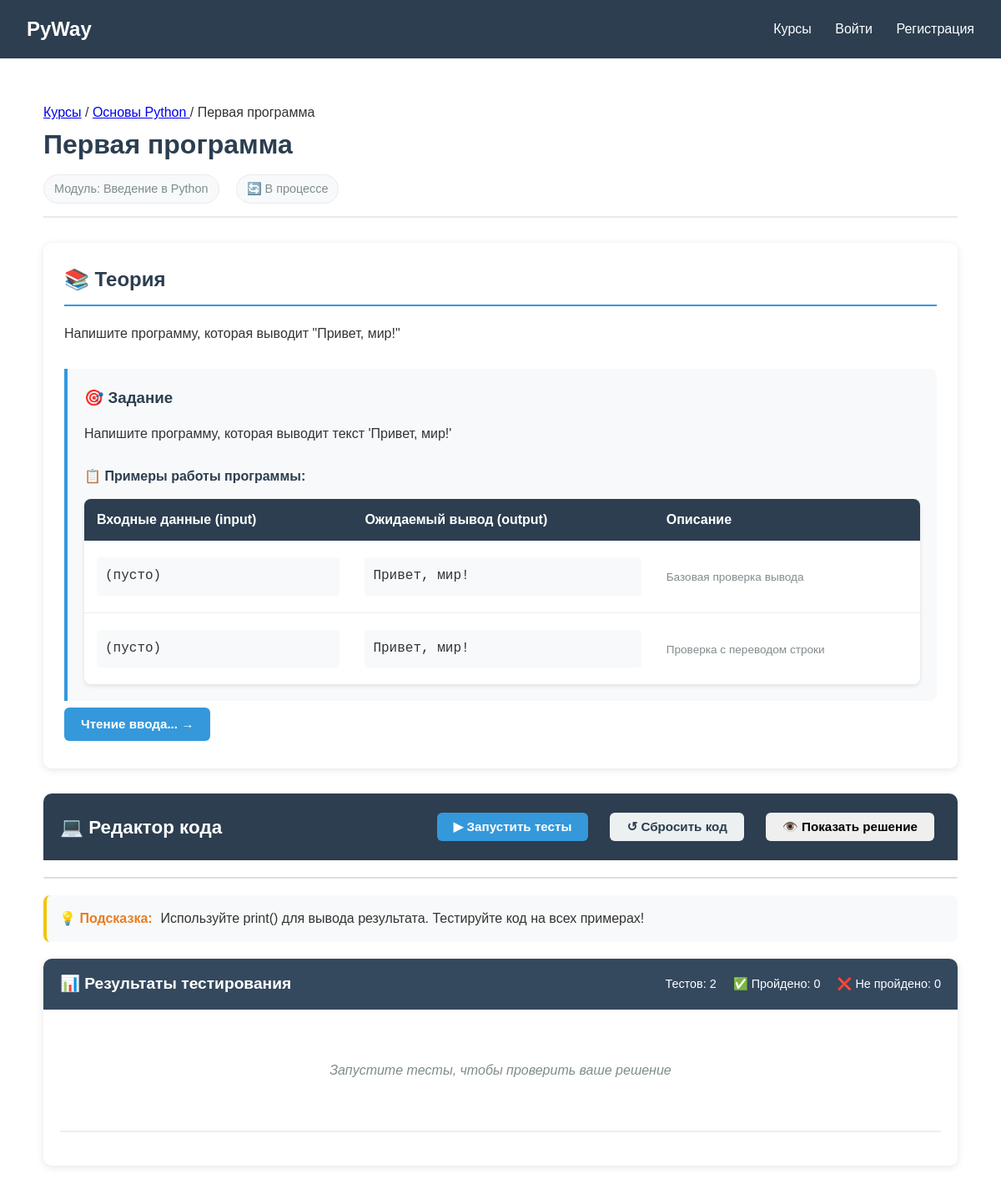
The app's page /lesson/1 (signed in) with its own data.
### tables this page shows
CREATE TABLE courses (
            id INTEGER PRIMARY KEY AUTOINCREMENT,
            title VARCHAR(100) NOT NULL,
            description TEXT,
            difficulty_level VARCHAR(20) DEFAULT 'beginner',
            order_index INTEGER DEFAULT 0,
            is_active BOOLEAN DEFAULT TRUE,
            created_at DATETIME DEFAULT CURRENT_TIMESTAMP
        );

CREATE TABLE lessons (
            id INTEGER PRIMARY KEY AUTOINCREMENT,
            module_id INTEGER NOT NULL,
            title VARCHAR(100) NOT NULL,
            content TEXT NOT NULL,
            order_index INTEGER DEFAULT 0,
            lesson_type VARCHAR(20) DEFAULT 'theory',
            expected_output TEXT,
            hints TEXT,
            created_at DATETIME DEFAULT CURRENT_TIMESTAMP,
            FOREIGN KEY (module_id) REFERENCES modules (id) ON DELETE CASCADE
        );

CREATE TABLE modules (
            id INTEGER PRIMARY KEY AUTOINCREMENT,
            course_id INTEGER NOT NULL,
            title VARCHAR(100) NOT NULL,
            description TEXT,
            order_index INTEGER DEFAULT 0,
            created_at DATETIME DEFAULT CURRENT_TIMESTAMP,
            FOREIGN KEY (course_id) REFERENCES courses (id) ON DELETE CASCADE
        );

CREATE TABLE exercises (
            id INTEGER PRIMARY KEY AUTOINCREMENT,
            lesson_id INTEGER NOT NULL,
            question TEXT NOT NULL,
            starter_code TEXT,
            solution_code TEXT NOT NULL,
            test_cases TEXT,
            difficulty VARCHAR(20) DEFAULT 'easy',
            created_at DATETIME DEFAULT CURRENT_TIMESTAMP,
            FOREIGN KEY (lesson_id) REFERENCES lessons (id) ON DELETE CASCADE
        );

### main.py (the view)
@app.route('/lesson/<int:lesson_id>')
@login_required
def lesson(lesson_id):
    lesson_data = get_lesson(lesson_id)
    if not lesson_data:
        flash('Урок не найден.', 'error')
        return redirect(url_for('courses'))
    conn = get_db_connection()
    module = conn.execute('SELECT * FROM modules WHERE id = ?',
                         (lesson_data['module_id'],)).fetchone()
    course = conn.execute('SELECT * FROM courses WHERE id = ?',
                         (module['course_id'],)).fetchone()
    exercise = get_exercise_for_lesson(lesson_id)
    conn.close()
    conn = get_db_connection()
    progress = conn.execute('''
        SELECT completed FROM user_progress
        WHERE user_id = ? AND lesson_id = ?
    ''', (session['user_id'], lesson_id)).fetchone()
    conn.close()
    lesson_completed = bool(progress and progress['completed'])
    if not exercise:
        test_cases = [
            {
                "input": "",
                "output": "Пример вывода",
                "description": "Тестовый пример"
            }
        ]
        starter_code = "# Этот урок пока не имеет задания\n# Скоро здесь появится упражнение!"
        question = "Задание для этого урока находится в разработке"
    else:
        test_cases = exercise.get('test_cases', [])
        starter_code = exercise.get('starter_code', '')
        question = exercise.get('question', '')
    conn = get_db_connection()
    next_lesson = conn.execute('''
        SELECT id, title FROM lessons
        WHERE module_id = ? AND order_index > ?
        ORDER BY order_index LIMIT 1
    ''', (lesson_data['module_id'], lesson_data['order_index'])).fetchone()
    prev_lesson = conn.execute('''
        SELECT id, title FROM lessons
        WHERE module_id = ? AND order_index < ?
        ORDER BY order_index DESC LIMIT 1
    ''', (lesson_data['module_id'], lesson_data['order_index'])).fetchone()
    conn.close()
    return render_template('lesson.html',
                         lesson=lesson_data,
                         module_title=module['title'],
                         course_title=course['title'],
                         lesson_completed=lesson_completed,
                         test_cases=test_cases,
                         starter_code=starter_code,
                         question=question,
                         next_lesson=next_lesson,
                         prev_lesson=prev_lesson)

### db/db.py (called while the page is built)
def get_db_connection():
    conn = sqlite3.connect(DATABASE_PATH, check_same_thread=False)
    conn.row_factory = sqlite3.Row
    return conn

def get_lesson(lesson_id):
    conn = get_db_connection()
    lesson = conn.execute('SELECT * FROM lessons WHERE id = ?', (lesson_id,)).fetchone()
    conn.close()
    return lesson

def get_exercise_for_lesson(lesson_id):
    conn = get_db_connection()
    exercise = conn.execute('''
        SELECT * FROM exercises
        WHERE lesson_id = ?
    ''', (lesson_id,)).fetchone()
    if not exercise:
        conn.close()
        return None
    import json
    test_cases = []
    if exercise['test_cases']:
        try:
            test_cases = json.loads(exercise['test_cases'])
        except:
            test_cases = []
    result = dict(exercise)
    result['test_cases'] = test_cases
    result['parsed_test_cases'] = test_cases
    conn.close()
    return result

### main.py (called while the page is built)
def login_required(f):
    from functools import wraps
    @wraps(f)
    def decorated_function(*args, **kwargs):
        if 'user_id' not in session:
            flash('Для доступа к этой странице необходимо войти в систему.', 'error')
            return redirect(url_for('login'))
        return f(*args, **kwargs)
    return decorated_function

### templates/lesson.html (shortened to what this page needs)
{% extends "base.html" %}
{% block content %}
<div class="lesson-container">
    <div class="lesson-header">
        <div class="breadcrumbs">
            <a href="{{ url_for('courses') }}">Курсы</a> /
            <a href="{{ url_for('course_detail', course_id=course.id if course else 1) }}">
                {{ course_title }}
            </a> /
            <span>{{ lesson.title }}</span>
        </div>
        <h1>{{ lesson.title }}</h1>
        <div class="lesson-meta">
            <span class="module-badge">Модуль: {{ module_title }}</span>
            <span class="progress-status">
                {% if lesson_completed %}✅ Пройдено{% else %}🔄 В процессе{% endif %}
            </span>
        </div>
    </div>
    <div class="lesson-layout">
        <div class="theory-section">
            <div class="theory-content">
                <h2>📚 Теория</h2>
                <div class="theory-text">
                    {{ lesson.content|safe }}
                </div>
                <div class="assignment">
                    <h3>🎯 Задание</h3>
                    <div class="assignment-description">
                        {{ question|default("Напишите код для решения задачи") }}
                    </div>
                    {% if test_cases %}
                    <div class="examples">
                        <h4>📋 Примеры работы программы:</h4>
                        <table class="examples-table">
                            <thead>
                                <tr>
                                    <th>Входные данные (input)</th>
                                    <th>Ожидаемый вывод (output)</th>
                                    <th>Описание</th>
                                </tr>
                            </thead>
                            <tbody id="test-cases-list">
                                {% for test in test_cases %}
                                <tr>
                                    <td>
                                        <div class="test-case-input">
                                            {{ test.input|replace('\n', '<br>')|safe if test.input else "(пусто)" }}
                                        </div>
                                    </td>
                                    <td>
                                        <div class="test-case-output">
                                            {{ test.output }}
                                        </div>
                                    </td>
                                    <td>
                                        <small>{{ test.description|default("Тест " ~ loop.index) }}</small>
                                    </td>
                                </tr>
                                {% endfor %}
                            </tbody>
                        </table>
                    </div>
                    {% endif %}
                </div>
                <div class="lesson-navigation">
                    {% if next_lesson %}
                    <a href="{{ url_for('lesson', lesson_id=next_lesson.id) }}" class="btn btn-primary" style="margin-left: auto;">
                        {{ next_lesson.title[:30] }}... →
                    </a>
                    {% else %}
                    <a href="{{ url_for('courses') }}" class="btn btn-primary" style="margin-left: auto;">
                        Завершить модуль
                    </a>
                    {% endif %}
                </div>
            </div>
        </div>
        <div class="editor-section">
            <div class="editor-header">
                <h2>💻 Редактор кода</h2>
                <div class="editor-controls">
                    <button id="run-btn" class="btn btn-primary">
                        ▶ Запустить тесты
                    </button>
                    <button id="reset-btn" class="btn btn-secondary">
                        ↺ Сбросить код
                    </button>
                    <button id="show-solution-btn" class="btn btn-outline">
                        👁️ Показать решение
                    </button>
                </div>
            </div>
            <div id="code-editor"></div>
            <div class="editor-footer">
                <div class="hint-box">
                    <strong>💡 Подсказка:</strong>
                    <span id="hint-text">
                        {% if lesson.hints %}{{ lesson.hints }}{% else %}
                        Используйте print() для вывода результата. Тестируйте код на всех примерах!
                        {% endif %}
                    </span>
                </div>
            </div>
            <div class="console-section">
                <div class="console-header">
                    <h3>📊 Результаты тестирования</h3>
                    <div class="console-stats">
                        <span id="test-count">Тестов: {{ test_cases|length }}</span>
                        <span id="passed-count">✅ Пройдено: 0</span>
                        <span id="failed-count">❌ Не пройдено: 0</span>
                    </div>
                </div>
                <div class="console-output">
                    <div id="test-results">
                        <div class="empty-results">
                            <p>Запустите тесты, чтобы проверить ваше решение</p>
                        </div>
                    </div>
                    <div class="execution-info">
                    </div>
                </div>
            </div>
        </div>
    </div>
</div>
<link rel="stylesheet" href="https://cdnjs.cloudflare.com/ajax/libs/codemirror/5.65.5/codemirror.min.css">
<link rel="stylesheet" href="https://cdnjs.cloudflare.com/ajax/libs/codemirror/5.65.5/theme/dracula.min.css">
<link rel="stylesheet" href="{{ url_for('static', filename='css/editor.css') }}">
{% endblock %}

### templates/base.html (shortened to what this page needs)
<!DOCTYPE html>
<html lang="ru">
<head>
    <link rel="stylesheet" href="{{ url_for('static', filename='style.css') }}">
</head>
<body>
    <nav>
        <div class="nav-container">
            <a href="{{ url_for('index') }}" class="logo">PyWay</a>
            <div class="nav-links">
                <a href="{{ url_for('courses') }}">Курсы</a>
                {% if session.get['email'] %}
                    <a href="{{ url_for('profile') }}">Профиль</a>
                    <a href="{{ url_for('logout') }}">Выйти</a>
                {% else %}
                    <a href="{{ url_for('login') }}">Войти</a>
                    <a href="{{ url_for('signup') }}">Регистрация</a>
                {% endif %}
            </div>
        </div>
    </nav>
    <main>
        {% block content %}{% endblock %}
    </main>
</body>
</html>

### static/style.css (style rules this page uses)
* { margin: 0; padding: 0; box-sizing: border-box; }
body { font-family: 'Arial', sans-serif; line-height: 1.6; color: #333; }
nav { background: #2c3e50; color: white; padding: 1rem 0; }
.nav-container { max-width: 1200px; margin: 0 auto; display: flex; justify-content: space-between; align-items: center; padding: 0 2rem; }
.logo { color: white; text-decoration: none; font-weight: bold; font-size: 1.5rem; }
.nav-links a { color: white; text-decoration: none; margin-left: 1.5rem; }
main { max-width: 1200px; margin: 2rem auto; padding: 0 2rem; min-height: calc(100vh - 160px); }
.btn { display: inline-block; padding: 0.5rem 1rem; text-decoration: none; border-radius: 4px; margin: 0.5rem; }
.btn-primary { background: #3498db; color: white; }
.btn-secondary { background: #95a5a6; color: white; }

### static/css/editor.css (style rules this page uses)
.lesson-container { max-width: 1400px; margin: 0 auto; padding: 20px; }
.lesson-header { margin-bottom: 30px; padding-bottom: 15px; border-bottom: 2px solid #eaeaea; }
.lesson-header h1 { color: #2c3e50; margin-bottom: 10px; }
.lesson-meta { display: flex; gap: 20px; font-size: 0.9em; color: #7f8c8d; }
.module-badge, .progress-status { background: #f8f9fa; padding: 5px 12px; border-radius: 20px; border: 1px solid #eaeaea; }
.lesson-layout { display: grid; grid-template-columns: 1fr 1fr; gap: 30px; min-height: 80vh; }
@media (max-width: 1200px) { .lesson-layout { grid-template-columns: 1fr; } }
.theory-section { background: white; border-radius: 10px; padding: 25px; box-shadow: 0 2px 10px rgba(0,0,0,0.1); overflow-y: auto; max-height: 85vh; }
.theory-content h2 { color: #2c3e50; border-bottom: 2px solid #3498db; padding-bottom: 10px; margin-bottom: 20px; }
.theory-text { line-height: 1.6; margin-bottom: 30px; }
.assignment { background: #f8f9fa; border-left: 4px solid #3498db; padding: 20px; border-radius: 0 8px 8px 0; margin-top: 30px; }
.assignment h3 { color: #2c3e50; margin-bottom: 15px; }
.assignment-description { line-height: 1.6; margin-bottom: 20px; }
.examples { margin-top: 25px; }
.examples h4 { color: #2c3e50; margin-bottom: 15px; }
.examples-table { width: 100%; border-collapse: collapse; background: white; border-radius: 8px; overflow: hidden; box-shadow: 0 2px 5px rgba(0,0,0,0.1); }
.examples-table th { background: #2c3e50; color: white; padding: 12px 15px; text-align: left; font-weight: 600; }
.examples-table td { padding: 15px; border-bottom: 1px solid #eee; }
.examples-table tr:last-child td { border-bottom: none; }
.examples-table .test-case-input, .examples-table .test-case-output { font-family: 'Consolas', monospace; background: #f8f9fa; padding: 10px; border-radius: 4px; margin: 5px 0; }
.examples-table small { color: #7f8c8d; font-size: 0.85em; }
.editor-section { display: flex; flex-direction: column; gap: 20px; }
.editor-header { display: flex; justify-content: space-between; align-items: center; background: #2c3e50; padding: 15px 20px; border-radius: 10px 10px 0 0; color: white; }
.editor-header h2 { margin: 0; font-size: 1.4em; }
.editor-controls { display: flex; gap: 10px; }
.btn { padding: 8px 20px; border: none; border-radius: 6px; cursor: pointer; font-weight: 600; transition: all 0.3s ease; font-size: 0.95em; }
.btn-primary { background: #3498db; color: white; }
.btn-secondary { background: #ecf0f1; color: #2c3e50; }
#code-editor { border: 1px solid #ddd; border-radius: 0 0 10px 10px; overflow: hidden; }
.editor-footer { background: #f8f9fa; padding: 15px; border-radius: 8px; border-left: 4px solid #f1c40f; }
.hint-box { display: flex; gap: 10px; align-items: flex-start; }
.hint-box strong { color: #e67e22; white-space: nowrap; }
.console-section { background: white; border-radius: 10px; overflow: hidden; box-shadow: 0 2px 10px rgba(0,0,0,0.1); }
.console-header { background: #34495e; color: white; padding: 15px 20px; display: flex; justify-content: space-between; align-items: center; }
.console-header h3 { margin: 0; font-size: 1.2em; }
.console-stats { display: flex; gap: 20px; font-size: 0.9em; }
.console-output { padding: 20px; max-height: 400px; overflow-y: auto; }
#test-results { display: flex; flex-direction: column; gap: 15px; }
.empty-results { text-align: center; padding: 40px 20px; color: #7f8c8d; font-style: italic; }
.execution-info { margin-top: 20px; padding-top: 20px; border-top: 2px solid #eee; }

### records on screen
courses: title "Основы Python"
lessons: title "Первая программа", content "Напишите программу, которая выводит \"Привет, мир!\""
modules: title "Введение в Python"
exercises: question "Напишите программу, которая выводит текст 'Привет, мир!'"
lessons: title "Чтение ввода"

### other values on screen
{{ test.input|replace('\n', '<br>')|safe if test.input else "(пусто)" }} "(пусто)" "(пусто)"
{{ test.output }} "Привет, мир!" "Привет, мир!"
{{ test.description|default("Тест " ~ loop.index) }} "Базовая проверка вывода" "Проверка с переводом строки"
{{ test_cases|length }} "2"
